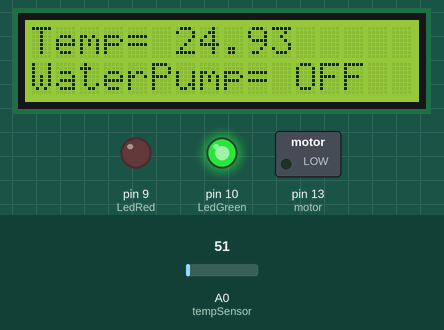
This sketch was run on a simulated Arduino Uno, built with avr-gcc and run on an emulated ATmega328P. Shown: 16×2 character LCD, switched loads named in the sketch (green lamp = pin HIGH), output pins drawn as LEDs (lit = HIGH). The test bench sets the inputs (shaded band); at power-on: A0 (tempSensor) = 51.

Above: at 3.2 s.
3.3 s: A0 (tempSensor) set to 66
At 4.6 s:
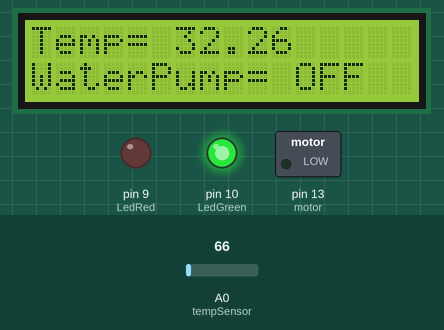
5.5 s: A0 (tempSensor) set to 78
At 7.2 s:
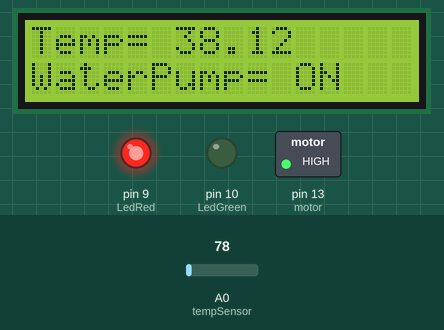
7.5 s: A0 (tempSensor) set to 71
At 9.2 s:
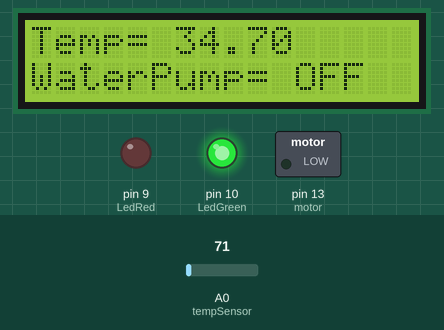
Timing chart, 0 to 10.7 s (numbered marks = the images above; inputs shaded):
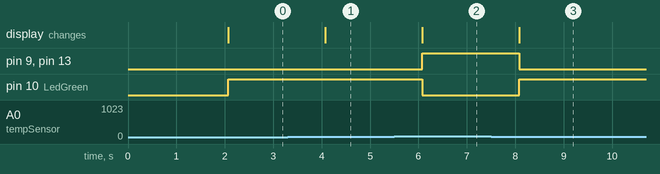

Measured:
- the behaviour switches between 71 and 72 on A0 (tempSensor) (found by bisection; images 1 and 2)
- after the input at 3.3 s, the display: changes after 0.78 s (image 1)
- after the input at 5.5 s, pin 9 (LedRed), pin 13 (motor): LOW → HIGH after 0.58 s; pin 10 (LedGreen): HIGH → LOW after 0.58 s; the display: changes after 0.58 s (image 2)
- after the input at 7.5 s, pin 9 (LedRed), pin 13 (motor): HIGH → LOW after 0.58 s; pin 10 (LedGreen): LOW → HIGH after 0.58 s; the display: changes after 0.58 s (image 3)

The sketch:

lcdmotor.ino
```cpp
#include <LiquidCrystal.h>
const int tempSensor = A0;
const int motor = 13;
const int LedRed = 9;
const int LedGreen = 10;
LiquidCrystal lcd(12,11, 5, 4, 3,2);
void setup() {
  Serial.begin(9600);
  lcd.begin(16, 2);
  lcd.print("Automated Plant");
  lcd.setCursor(0,1);
  lcd.print("Watering System!");
  pinMode(motor, OUTPUT);
  pinMode(LedRed, OUTPUT);
  pinMode(LedGreen, OUTPUT);
  delay(2000);
  lcd.clear();
  lcd.print("Temp= ");
  lcd.setCursor(0,1);
  lcd.print("WaterPump= ");
}
void loop() {
  int value = analogRead(tempSensor);
  float Temperature = value * 500.0 / 1023.0;
  lcd.setCursor(6,0);
  lcd.print(Temperature);
  lcd.setCursor(11,1);
    if (Temperature > 35){
    digitalWrite(motor, HIGH);
    digitalWrite(LedRed, HIGH);
    digitalWrite(LedGreen, LOW);
    lcd.print("ON ");
  }
  else {
    digitalWrite(motor, LOW);
    digitalWrite(LedRed, LOW);
    digitalWrite(LedGreen, HIGH);
    lcd.print("OFF");
  }

   delay(1000);
}
```
